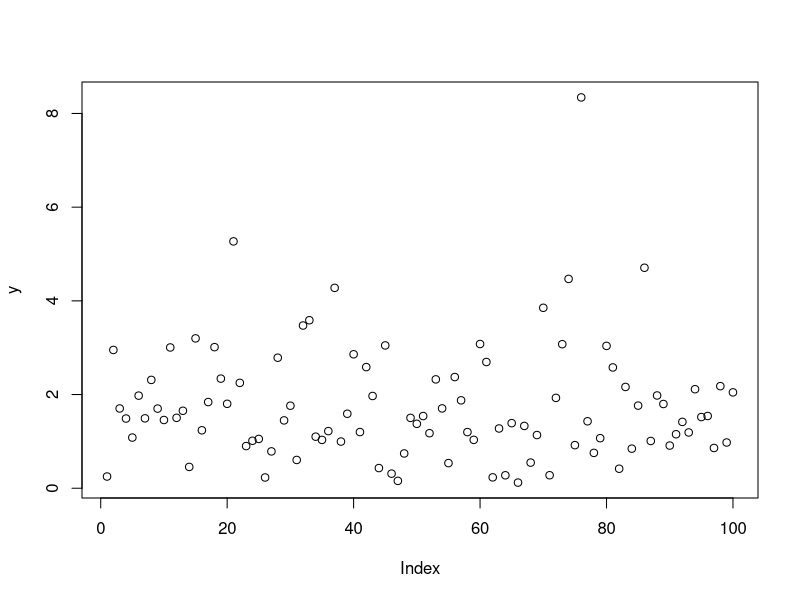
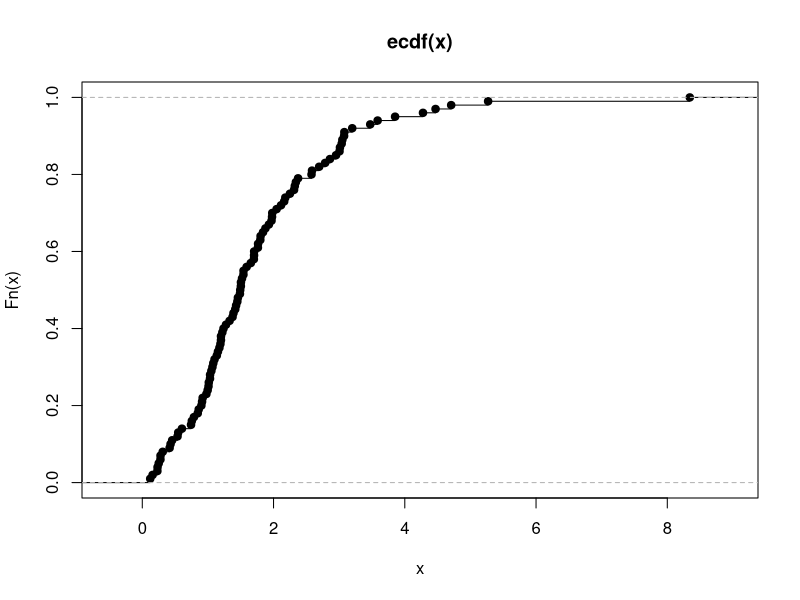

R code for these plots, in order:
#### Numerical maximum likelihood estimation ####

# Simulation study:
# - S: Simulate; known true model parameters theta_true, simulate data
# - E: Estimate; pretend theta_true are not known, estimate them using the data
# - A: Assess; compare the theta estimates with theta_true

# Simulate data

# True model is Gamma(2, 1)
y <- rgamma(100, shape = 2, scale = 1)
plot(y) # Simple data plot
plot.ecdf(y) # Empirical cumulative distribution function

# Optimisation target

f <- function(theta, y) {
  shape <- exp(theta[1]);
  scale <- exp(theta[2]);
  -sum(dgamma(y, shape = shape, scale = scale, log = TRUE))
}
# Estimate/optimise!

opt <- optim(c(0,0), f, y = y)

# Inspect the result

exp(opt$par)

# How close should we expect the estimate to be to the true parameter values?
# We need methods for assessing the difference between estimates and truth.
